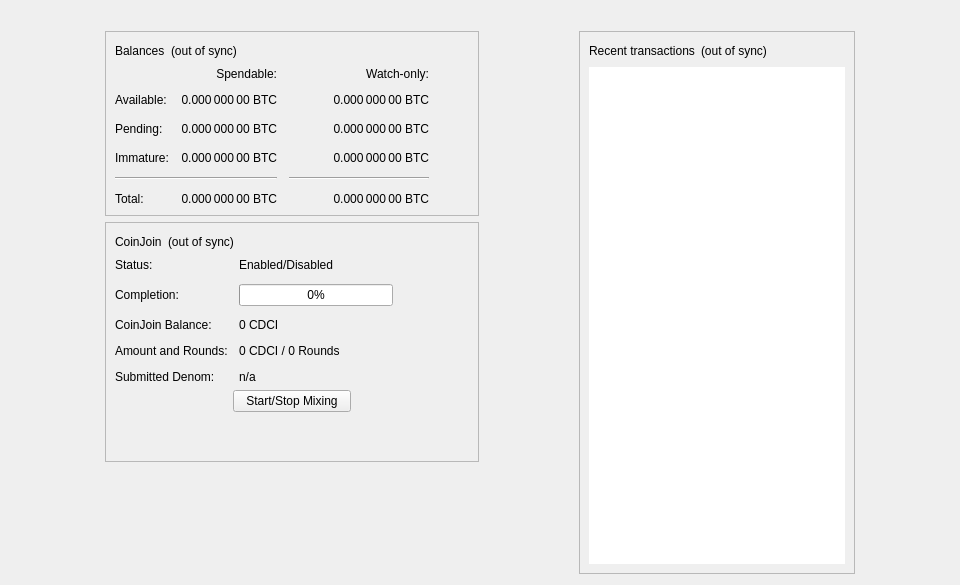
<?xml version="1.0" encoding="UTF-8"?>
<ui version="4.0">
 <class>OverviewPage</class>
 <widget class="QWidget" name="OverviewPage">
  <property name="geometry">
   <rect>
    <x>0</x>
    <y>0</y>
    <width>960</width>
    <height>585</height>
   </rect>
  </property>
  <property name="minimumSize">
   <size>
    <width>960</width>
    <height>0</height>
   </size>
  </property>
  <property name="windowTitle">
   <string>Form</string>
  </property>
  <layout class="QVBoxLayout" name="topLayout">
   <item>
    <widget class="QLabel" name="labelAlerts">
     <property name="visible">
      <bool>false</bool>
     </property>
     <property name="wordWrap">
      <bool>true</bool>
     </property>
     <property name="margin">
      <number>3</number>
     </property>
     <property name="textInteractionFlags">
      <set>Qt::TextSelectableByMouse</set>
     </property>
    </widget>
   </item>
   <item>
    <layout class="QHBoxLayout" name="horizontalLayout" stretch="1,0,1,0,1">
     <item>
      <spacer name="horizontalSpacerLeft">
       <property name="orientation">
        <enum>Qt::Horizontal</enum>
       </property>
       <property name="sizeType">
        <enum>QSizePolicy::Preferred</enum>
       </property>
       <property name="sizeHint" stdset="0">
        <size>
         <width>10</width>
         <height>20</height>
        </size>
       </property>
      </spacer>
     </item>
     <item>
      <layout class="QVBoxLayout" name="verticalLayout_2">
       <item>
        <widget class="QFrame" name="frame">
         <property name="frameShape">
          <enum>QFrame::StyledPanel</enum>
         </property>
         <property name="frameShadow">
          <enum>QFrame::Raised</enum>
         </property>
         <layout class="QVBoxLayout" name="verticalLayout_4">
          <item>
           <layout class="QHBoxLayout" name="horizontalLayout_4">
            <item>
             <widget class="QLabel" name="label_5">
              <property name="text">
               <string>Balances</string>
              </property>
             </widget>
            </item>
            <item>
             <widget class="QLabel" name="labelWalletStatus">
              <property name="toolTip">
               <string>The displayed information may be out of date. Your wallet automatically synchronizes with the CentralDataBase network after a connection is established, but this process has not completed yet.</string>
              </property>
              <property name="text">
               <string notr="true">(out of sync)</string>
              </property>
              <property name="alignment">
               <set>Qt::AlignLeading|Qt::AlignLeft|Qt::AlignVCenter</set>
              </property>
             </widget>
            </item>
            <item>
             <spacer name="horizontalSpacer_3">
              <property name="orientation">
               <enum>Qt::Horizontal</enum>
              </property>
              <property name="sizeHint" stdset="0">
               <size>
                <width>40</width>
                <height>20</height>
               </size>
              </property>
             </spacer>
            </item>
           </layout>
          </item>
          <item>
           <layout class="QGridLayout" name="gridLayout">
            <property name="spacing">
             <number>12</number>
            </property>
            <item row="2" column="2">
             <widget class="QLabel" name="labelWatchPending">
              <property name="cursor">
               <cursorShape>IBeamCursor</cursorShape>
              </property>
              <property name="toolTip">
               <string>Unconfirmed transactions to watch-only addresses</string>
              </property>
              <property name="text">
               <string notr="true">0.000 000 00 BTC</string>
              </property>
              <property name="alignment">
               <set>Qt::AlignRight|Qt::AlignTrailing|Qt::AlignVCenter</set>
              </property>
              <property name="textInteractionFlags">
               <set>Qt::LinksAccessibleByMouse|Qt::TextSelectableByKeyboard|Qt::TextSelectableByMouse</set>
              </property>
             </widget>
            </item>
            <item row="2" column="1">
             <widget class="QLabel" name="labelUnconfirmed">
              <property name="cursor">
               <cursorShape>IBeamCursor</cursorShape>
              </property>
              <property name="toolTip">
               <string>Total of transactions that have yet to be confirmed, and do not yet count toward the spendable balance</string>
              </property>
              <property name="text">
               <string notr="true">0.000 000 00 BTC</string>
              </property>
              <property name="alignment">
               <set>Qt::AlignRight|Qt::AlignTrailing|Qt::AlignVCenter</set>
              </property>
              <property name="textInteractionFlags">
               <set>Qt::LinksAccessibleByMouse|Qt::TextSelectableByKeyboard|Qt::TextSelectableByMouse</set>
              </property>
             </widget>
            </item>
            <item row="3" column="2">
             <widget class="QLabel" name="labelWatchImmature">
              <property name="cursor">
               <cursorShape>IBeamCursor</cursorShape>
              </property>
              <property name="toolTip">
               <string>Mined balance in watch-only addresses that has not yet matured</string>
              </property>
              <property name="text">
               <string notr="true">0.000 000 00 BTC</string>
              </property>
              <property name="alignment">
               <set>Qt::AlignRight|Qt::AlignTrailing|Qt::AlignVCenter</set>
              </property>
              <property name="textInteractionFlags">
               <set>Qt::LinksAccessibleByMouse|Qt::TextSelectableByKeyboard|Qt::TextSelectableByMouse</set>
              </property>
             </widget>
            </item>
            <item row="4" column="0" colspan="2">
             <widget class="Line" name="lineSpendableBalance">
              <property name="orientation">
               <enum>Qt::Horizontal</enum>
              </property>
             </widget>
            </item>
            <item row="4" column="2">
             <widget class="Line" name="lineWatchBalance">
              <property name="sizePolicy">
               <sizepolicy hsizetype="Preferred" vsizetype="Fixed">
                <horstretch>0</horstretch>
                <verstretch>0</verstretch>
               </sizepolicy>
              </property>
              <property name="minimumSize">
               <size>
                <width>140</width>
                <height>0</height>
               </size>
              </property>
              <property name="orientation">
               <enum>Qt::Horizontal</enum>
              </property>
             </widget>
            </item>
            <item row="5" column="0">
             <widget class="QLabel" name="labelTotalText">
              <property name="text">
               <string>Total:</string>
              </property>
             </widget>
            </item>
            <item row="3" column="1">
             <widget class="QLabel" name="labelImmature">
              <property name="cursor">
               <cursorShape>IBeamCursor</cursorShape>
              </property>
              <property name="toolTip">
               <string>Mined balance that has not yet matured</string>
              </property>
              <property name="text">
               <string notr="true">0.000 000 00 BTC</string>
              </property>
              <property name="alignment">
               <set>Qt::AlignRight|Qt::AlignTrailing|Qt::AlignVCenter</set>
              </property>
              <property name="textInteractionFlags">
               <set>Qt::LinksAccessibleByMouse|Qt::TextSelectableByKeyboard|Qt::TextSelectableByMouse</set>
              </property>
             </widget>
            </item>
            <item row="2" column="3">
             <spacer name="horizontalSpacer_2">
              <property name="orientation">
               <enum>Qt::Horizontal</enum>
              </property>
              <property name="sizeHint" stdset="0">
               <size>
                <width>40</width>
                <height>20</height>
               </size>
              </property>
             </spacer>
            </item>
            <item row="3" column="0">
             <widget class="QLabel" name="labelImmatureText">
              <property name="text">
               <string>Immature:</string>
              </property>
             </widget>
            </item>
            <item row="5" column="1">
             <widget class="QLabel" name="labelTotal">
              <property name="cursor">
               <cursorShape>IBeamCursor</cursorShape>
              </property>
              <property name="toolTip">
               <string>Your current total balance</string>
              </property>
              <property name="text">
               <string notr="true">0.000 000 00 BTC</string>
              </property>
              <property name="alignment">
               <set>Qt::AlignRight|Qt::AlignTrailing|Qt::AlignVCenter</set>
              </property>
              <property name="textInteractionFlags">
               <set>Qt::LinksAccessibleByMouse|Qt::TextSelectableByKeyboard|Qt::TextSelectableByMouse</set>
              </property>
             </widget>
            </item>
            <item row="5" column="2">
             <widget class="QLabel" name="labelWatchTotal">
              <property name="cursor">
               <cursorShape>IBeamCursor</cursorShape>
              </property>
              <property name="toolTip">
               <string>Current total balance in watch-only addresses</string>
              </property>
              <property name="text">
               <string notr="true">0.000 000 00 BTC</string>
              </property>
              <property name="alignment">
               <set>Qt::AlignRight|Qt::AlignTrailing|Qt::AlignVCenter</set>
              </property>
              <property name="textInteractionFlags">
               <set>Qt::LinksAccessibleByMouse|Qt::TextSelectableByKeyboard|Qt::TextSelectableByMouse</set>
              </property>
             </widget>
            </item>
            <item row="0" column="2">
             <widget class="QLabel" name="labelWatchonly">
              <property name="text">
               <string>Watch-only:</string>
              </property>
              <property name="alignment">
               <set>Qt::AlignRight|Qt::AlignTrailing|Qt::AlignVCenter</set>
              </property>
             </widget>
            </item>
            <item row="1" column="0">
             <widget class="QLabel" name="labelBalanceText">
              <property name="text">
               <string>Available:</string>
              </property>
             </widget>
            </item>
            <item row="1" column="1">
             <widget class="QLabel" name="labelBalance">
              <property name="cursor">
               <cursorShape>IBeamCursor</cursorShape>
              </property>
              <property name="toolTip">
               <string>Your current spendable balance</string>
              </property>
              <property name="text">
               <string notr="true">0.000 000 00 BTC</string>
              </property>
              <property name="alignment">
               <set>Qt::AlignRight|Qt::AlignTrailing|Qt::AlignVCenter</set>
              </property>
              <property name="textInteractionFlags">
               <set>Qt::LinksAccessibleByMouse|Qt::TextSelectableByKeyboard|Qt::TextSelectableByMouse</set>
              </property>
             </widget>
            </item>
            <item row="1" column="2">
             <widget class="QLabel" name="labelWatchAvailable">
              <property name="cursor">
               <cursorShape>IBeamCursor</cursorShape>
              </property>
              <property name="toolTip">
               <string>Your current balance in watch-only addresses</string>
              </property>
              <property name="text">
               <string notr="true">0.000 000 00 BTC</string>
              </property>
              <property name="alignment">
               <set>Qt::AlignRight|Qt::AlignTrailing|Qt::AlignVCenter</set>
              </property>
              <property name="textInteractionFlags">
               <set>Qt::LinksAccessibleByMouse|Qt::TextSelectableByKeyboard|Qt::TextSelectableByMouse</set>
              </property>
             </widget>
            </item>
            <item row="2" column="0">
             <widget class="QLabel" name="labelPendingText">
              <property name="text">
               <string>Pending:</string>
              </property>
             </widget>
            </item>
            <item row="0" column="1">
             <widget class="QLabel" name="labelSpendable">
              <property name="text">
               <string>Spendable:</string>
              </property>
              <property name="alignment">
               <set>Qt::AlignRight|Qt::AlignTrailing|Qt::AlignVCenter</set>
              </property>
             </widget>
            </item>
           </layout>
          </item>
         </layout>
        </widget>
       </item>
       <item>
        <widget class="QFrame" name="frameCoinJoin">
         <property name="layoutDirection">
          <enum>Qt::LeftToRight</enum>
         </property>
         <property name="frameShape">
          <enum>QFrame::StyledPanel</enum>
         </property>
         <property name="frameShadow">
          <enum>QFrame::Raised</enum>
         </property>
         <layout class="QVBoxLayout" name="VerticalLayout_PS1">
          <item>
           <layout class="QHBoxLayout" name="horizontalLayout_5">
            <item>
             <widget class="QLabel" name="labelCoinJoinHeader">
              <property name="text">
               <string notr="true">CoinJoin</string>
              </property>
             </widget>
            </item>
            <item>
             <widget class="QLabel" name="labelCoinJoinSyncStatus">
              <property name="toolTip">
               <string>The displayed information may be out of date. Your wallet automatically synchronizes with the CentralDataBase network after a connection is established, but this process has not completed yet.</string>
              </property>
              <property name="text">
               <string notr="true">(out of sync)</string>
              </property>
              <property name="alignment">
               <set>Qt::AlignLeading|Qt::AlignLeft|Qt::AlignVCenter</set>
              </property>
             </widget>
            </item>
            <item>
             <spacer name="horizontalSpacer_4">
              <property name="orientation">
               <enum>Qt::Horizontal</enum>
              </property>
              <property name="sizeHint" stdset="0">
               <size>
                <width>40</width>
                <height>20</height>
               </size>
              </property>
             </spacer>
            </item>
           </layout>
          </item>
          <item>
           <layout class="QFormLayout" name="coinJoinFormLayout">
            <property name="fieldGrowthPolicy">
             <enum>QFormLayout::AllNonFixedFieldsGrow</enum>
            </property>
            <property name="horizontalSpacing">
             <number>11</number>
            </property>
            <property name="verticalSpacing">
             <number>12</number>
            </property>
            <item row="0" column="0">
             <widget class="QLabel" name="labelCoinJoinEnabledText">
              <property name="text">
               <string>Status:</string>
              </property>
             </widget>
            </item>
            <item row="0" column="1">
             <widget class="QLabel" name="labelCoinJoinEnabled">
              <property name="text">
               <string>Enabled/Disabled</string>
              </property>
             </widget>
            </item>
            <item row="1" column="0">
             <widget class="QLabel" name="labelCompletitionText">
              <property name="text">
               <string>Completion:</string>
              </property>
             </widget>
            </item>
            <item row="1" column="1">
             <widget class="QProgressBar" name="coinJoinProgress">
              <property name="maximumSize">
               <size>
                <width>154</width>
                <height>16777215</height>
               </size>
              </property>
              <property name="value">
               <number>0</number>
              </property>
             </widget>
            </item>
            <item row="2" column="0">
             <widget class="QLabel" name="labelAnonymizedText">
              <property name="text">
               <string notr="true">CoinJoin Balance:</string>
              </property>
             </widget>
            </item>
            <item row="2" column="1">
             <widget class="QLabel" name="labelAnonymized">
              <property name="text">
               <string notr="true">0 CDCI</string>
              </property>
             </widget>
            </item>
            <item row="3" column="0">
             <widget class="QLabel" name="labelAmountAndRoundsText">
              <property name="text">
               <string>Amount and Rounds:</string>
              </property>
             </widget>
            </item>
            <item row="3" column="1">
             <widget class="QLabel" name="labelAmountRounds">
              <property name="text">
               <string>0 CDCI / 0 Rounds</string>
              </property>
             </widget>
            </item>
            <item row="4" column="0">
             <widget class="QLabel" name="labelSubmittedDenomText">
              <property name="text">
               <string>Submitted Denom:</string>
              </property>
             </widget>
            </item>
            <item row="4" column="1">
             <widget class="QLabel" name="labelSubmittedDenom">
              <property name="toolTip">
               <string>The denominations you submitted to the Masternode.&lt;br&gt;To mix, other users must submit the exact same denominations.</string>
              </property>
              <property name="text">
               <string>n/a</string>
              </property>
              <property name="wordWrap">
               <bool>true</bool>
              </property>
             </widget>
            </item>
           </layout>
          </item>
          <item>
           <layout class="QVBoxLayout" name="VerticalLayout_PS">
            <item>
             <layout class="QHBoxLayout" name="horizontalLayout_3">
              <property name="topMargin">
               <number>0</number>
              </property>
              <item>
               <spacer name="horizontalSpacer_5">
                <property name="orientation">
                 <enum>Qt::Horizontal</enum>
                </property>
                <property name="sizeHint" stdset="0">
                 <size>
                  <width>40</width>
                  <height>20</height>
                 </size>
                </property>
               </spacer>
              </item>
              <item>
               <widget class="QPushButton" name="toggleCoinJoin">
                <property name="sizePolicy">
                 <sizepolicy hsizetype="MinimumExpanding" vsizetype="Fixed">
                  <horstretch>0</horstretch>
                  <verstretch>0</verstretch>
                 </sizepolicy>
                </property>
                <property name="text">
                 <string>Start/Stop Mixing</string>
                </property>
               </widget>
              </item>
              <item>
               <spacer name="horizontalSpacer_6">
                <property name="orientation">
                 <enum>Qt::Horizontal</enum>
                </property>
                <property name="sizeHint" stdset="0">
                 <size>
                  <width>40</width>
                  <height>20</height>
                 </size>
                </property>
               </spacer>
              </item>
             </layout>
            </item>
            <item>
             <spacer name="verticalSpacer_3">
              <property name="orientation">
               <enum>Qt::Vertical</enum>
              </property>
              <property name="sizeHint" stdset="0">
               <size>
                <width>20</width>
                <height>40</height>
               </size>
              </property>
             </spacer>
            </item>
           </layout>
          </item>
         </layout>
        </widget>
       </item>
       <item>
        <spacer name="verticalSpacer">
         <property name="orientation">
          <enum>Qt::Vertical</enum>
         </property>
         <property name="sizeHint" stdset="0">
          <size>
           <width>20</width>
           <height>40</height>
          </size>
         </property>
        </spacer>
       </item>
      </layout>
     </item>
     <item>
      <spacer name="horizontalSpacerCenter">
       <property name="orientation">
        <enum>Qt::Horizontal</enum>
       </property>
       <property name="sizeHint" stdset="0">
        <size>
         <width>10</width>
         <height>20</height>
        </size>
       </property>
      </spacer>
     </item>
     <item>
      <layout class="QVBoxLayout" name="verticalLayout_3">
       <item>
        <widget class="QFrame" name="frame_2">
         <property name="frameShape">
          <enum>QFrame::StyledPanel</enum>
         </property>
         <property name="frameShadow">
          <enum>QFrame::Raised</enum>
         </property>
         <layout class="QVBoxLayout" name="verticalLayout">
          <item>
           <layout class="QHBoxLayout" name="horizontalLayout_2">
            <item>
             <widget class="QLabel" name="label_4">
              <property name="text">
               <string>Recent transactions</string>
              </property>
             </widget>
            </item>
            <item>
             <widget class="QLabel" name="labelTransactionsStatus">
              <property name="toolTip">
               <string>The displayed information may be out of date. Your wallet automatically synchronizes with the CentralDataBase network after a connection is established, but this process has not completed yet.</string>
              </property>
              <property name="text">
               <string notr="true">(out of sync)</string>
              </property>
              <property name="alignment">
               <set>Qt::AlignLeading|Qt::AlignLeft|Qt::AlignVCenter</set>
              </property>
             </widget>
            </item>
            <item>
             <spacer name="horizontalSpacer">
              <property name="orientation">
               <enum>Qt::Horizontal</enum>
              </property>
              <property name="sizeHint" stdset="0">
               <size>
                <width>40</width>
                <height>20</height>
               </size>
              </property>
             </spacer>
            </item>
           </layout>
          </item>
          <item>
           <widget class="QListView" name="listTransactions">
            <property name="frameShape">
             <enum>QFrame::NoFrame</enum>
            </property>
            <property name="verticalScrollBarPolicy">
             <enum>Qt::ScrollBarAlwaysOff</enum>
            </property>
            <property name="horizontalScrollBarPolicy">
             <enum>Qt::ScrollBarAlwaysOff</enum>
            </property>
            <property name="selectionMode">
             <enum>QAbstractItemView::NoSelection</enum>
            </property>
           </widget>
          </item>
         </layout>
        </widget>
       </item>
      </layout>
     </item>
     <item>
      <spacer name="horizontalSpacerRight">
       <property name="orientation">
        <enum>Qt::Horizontal</enum>
       </property>
       <property name="sizeType">
        <enum>QSizePolicy::Preferred</enum>
       </property>
       <property name="sizeHint" stdset="0">
        <size>
         <width>10</width>
         <height>20</height>
        </size>
       </property>
      </spacer>
     </item>
    </layout>
   </item>
  </layout>
 </widget>
 <resources/>
 <connections/>
</ui>
